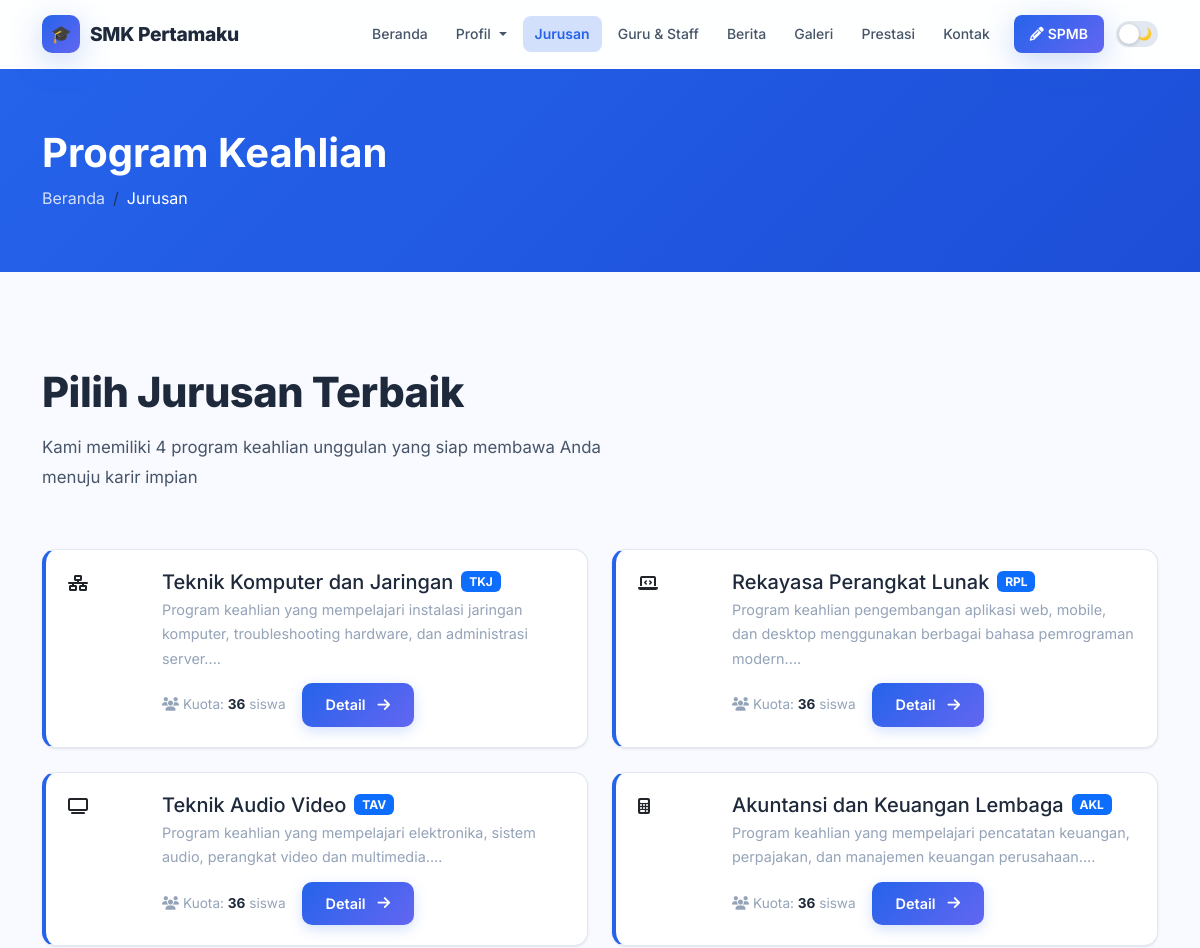
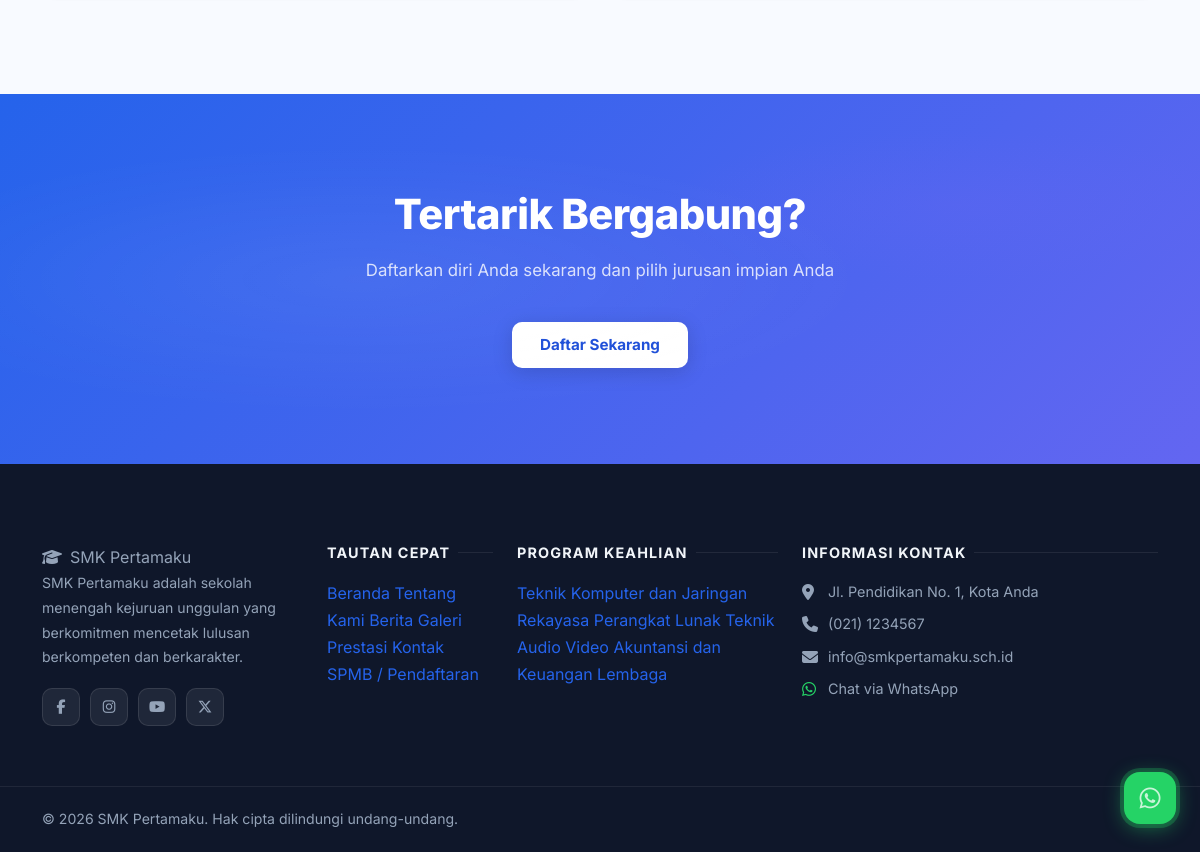
Screenshot of /jurusan with the database file from the repository (2 pictures, top to bottom).
### tables this page shows
CREATE TABLE IF NOT EXISTS `programs` (
  `id` INT AUTO_INCREMENT PRIMARY KEY,
  `name` VARCHAR(200) NOT NULL,
  `code` VARCHAR(20) DEFAULT NULL,
  `description` LONGTEXT,
  `image` VARCHAR(255) DEFAULT NULL,
  `icon` VARCHAR(100) DEFAULT 'fas fa-laptop-code',
  `quota` INT DEFAULT 36,
  `is_active` TINYINT(1) DEFAULT 1,
  `sort_order` INT DEFAULT 0,
  `created_at` TIMESTAMP DEFAULT CURRENT_TIMESTAMP
);

CREATE TABLE IF NOT EXISTS `social_media` (
  `id` INT AUTO_INCREMENT PRIMARY KEY,
  `platform` VARCHAR(50) NOT NULL,
  `url` VARCHAR(255) NOT NULL,
  `icon` VARCHAR(100) DEFAULT NULL,
  `is_active` TINYINT(1) DEFAULT 1
);

### app/controllers/PublicController.php (called while the page is built, shortened)
<?php
class PublicController {
    public function programs() {
        $db = getDB();
        $res = $db->query("SELECT * FROM programs WHERE is_active=1 ORDER BY sort_order ASC");
        $programs = $res ? $res->fetch_all(MYSQLI_ASSOC) : [];
        require_once __DIR__ . '/../../views/public/programs.php';
    }
}

### index.php (called while the page is built, shortened)
<?php
require_once __DIR__ . '/routes/web.php';

### app/helpers.php (called while the page is built, shortened)
<?php
function getSettings() {
    $db = getDB();
    $res = $db->query("SELECT `key`, value FROM settings");
    $data = [];
    while ($row = $res->fetch_assoc()) {
        $data[$row['key']] = $row['value'];
    }
    return $data;
}

### views/public/programs.php (the view, shortened to what this page needs)
<?php
require_once __DIR__ . '/../layouts/header.php';
?>
<div style="background:linear-gradient(135deg,var(--primary),var(--primary-dark));padding:60px 0;color:#fff;">
    <div class="container">
        <h1 class="fw-bold mb-2">Program Keahlian</h1>
        <nav aria-label="breadcrumb">
            <ol class="breadcrumb mb-0"><li class="breadcrumb-item"><a href="<?= APP_URL ?>/" style="color:rgba(255,255,255,0.8);">Beranda</a></li><li class="breadcrumb-item active text-white">Jurusan</li></ol>
        </nav>
    </div>
</div>
<section class="section">
    <div class="container">
        <div class="section-heading">
            <h2>Pilih Jurusan Terbaik</h2>
            <p>Kami memiliki <?= count($programs) ?> program keahlian unggulan yang siap membawa Anda menuju karir impian</p>
        </div>
        <div class="row g-4">
            <?php foreach ($programs as $prog): ?>
            <div class="col-lg-6">
                <div class="card h-100" style="border-left:4px solid var(--primary);">
                    <div class="card-body d-flex gap-4">
                        <div class="program-icon flex-shrink-0" style="width:70px;height:70px;">
                            <i class="<?= htmlspecialchars($prog['icon'] ?? 'fas fa-book') ?>"></i>
                        </div>
                        <div>
                            <div class="d-flex align-items-center gap-2 mb-1">
                                <h5 class="mb-0" style="color:var(--text);"><?= htmlspecialchars($prog['name']) ?></h5>
                                <?php if (!empty($prog['code'])): ?>
                                    <span class="badge bg-primary"><?= htmlspecialchars($prog['code']) ?></span>
                                <?php endif; ?>
                            </div>
                            <p style="color:var(--text-muted);font-size:0.9rem;margin-bottom:12px;"><?= htmlspecialchars(substr($prog['description'] ?? '', 0, 180)) ?>...</p>
                            <div class="d-flex align-items-center gap-3">
                                <span style="color:var(--text-muted);font-size:0.85rem;"><i class="fas fa-users me-1"></i>Kuota: <strong style="color:var(--text);"><?= $prog['quota'] ?></strong> siswa</span>
                                <a href="<?= APP_URL ?>/jurusan/<?= $prog['id'] ?>" class="btn btn-sm btn-primary">Detail <i class="fas fa-arrow-right ms-1"></i></a>
                            </div>
                        </div>
                    </div>
                </div>
            </div>
            <?php endforeach; ?>
        </div>
    </div>
</section>
<div class="cta-section">
    <div class="container text-center">
        <h2>Tertarik Bergabung?</h2>
        <p>Daftarkan diri Anda sekarang dan pilih jurusan impian Anda</p>
        <a href="<?= APP_URL ?>/spmb/daftar" class="btn btn-white btn-lg">Daftar Sekarang</a>
    </div>
</div>
<?php require_once __DIR__ . '/../layouts/footer.php'; ?>

### routes/web.php (shortened to what this page needs)
<?php
require_once __DIR__ . '/../app/controllers/PublicController.php';
$uri = parse_url($_SERVER['REQUEST_URI'], PHP_URL_PATH);
$uri = rawurldecode($uri);
$uri = str_replace('\\', '/', $uri);
$base = rtrim(APP_BASE, '/');
if ($base !== '' && strpos($uri, $base) === 0) {
    $uri = substr($uri, strlen($base));
}
$uri = '/' . trim($uri, '/');
$public = new PublicController();
if ($uri === '/jurusan') { $public->programs(); return; }

### views/layouts/header.php (shortened to what this page needs)
<?php
$settings    = getSettings();
$schoolName  = $settings['school_name']   ?? 'SMK Pertamaku';
$logo        = !empty($settings['school_logo'])    ? UPLOAD_URL . $settings['school_logo']    : '';
$uri         = parse_url($_SERVER['REQUEST_URI'], PHP_URL_PATH);
$appBase     = defined('APP_BASE') ? APP_BASE : '/webpertamaku';
function isActive(string $path, string $uri, string $base): string {
    $clean = str_replace($base, '', $uri);
    $clean = '/' . ltrim($clean, '/') ?: '/';
    if ($path !== '/' && strpos($clean, $path) === 0) return 'active';
    return '';
}
?>
<!DOCTYPE html>
<html lang="id" data-theme="light">
<head>
  <link rel="stylesheet" href="https://cdn.jsdelivr.net/npm/bootstrap@5.3.2/dist/css/bootstrap.min.css">
  <link rel="stylesheet" href="https://cdnjs.cloudflare.com/ajax/libs/font-awesome/6.5.0/css/all.min.css">
  <link rel="stylesheet" href="<?= APP_URL ?>/assets/css/style.css">
</head>
<body>
<nav class="navbar navbar-expand-lg sticky-top" id="mainNav">
  <div class="container">
    <a class="navbar-brand" href="<?= APP_URL ?>/">
      <?php if ($logo): ?>
        <img src="<?= htmlspecialchars($logo) ?>" alt="<?= htmlspecialchars($schoolName) ?>">
        <span style="font-size:1rem;font-weight:800;color:var(--text);"><?= htmlspecialchars($schoolName) ?></span>
      <?php else: ?>
        <div class="brand-icon">🎓</div>
        <span><?= htmlspecialchars($schoolName) ?></span>
      <?php endif; ?>
    </a>
    <div class="collapse navbar-collapse" id="navbarMain">
      <ul class="navbar-nav ms-auto align-items-lg-center gap-lg-1">
        <li class="nav-item">
          <a class="nav-link <?= isActive('/', $uri, $appBase) ?>" href="<?= APP_URL ?>/">Beranda</a>
        </li>
        <li class="nav-item dropdown">
          <a class="nav-link dropdown-toggle <?= isActive('/profil', $uri, $appBase) ?>" href="#" data-bs-toggle="dropdown" role="button">
            Profil
          </a>
        </li>
        <li class="nav-item">
          <a class="nav-link <?= isActive('/jurusan', $uri, $appBase) ?>" href="<?= APP_URL ?>/jurusan">Jurusan</a>
        </li>
        <li class="nav-item">
          <a class="nav-link <?= isActive('/guru-staff', $uri, $appBase) ?>" href="<?= APP_URL ?>/guru-staff">Guru &amp; Staff</a>
        </li>
        <li class="nav-item">
          <a class="nav-link <?= isActive('/berita', $uri, $appBase) ?>" href="<?= APP_URL ?>/berita">Berita</a>
        </li>
        <li class="nav-item">
          <a class="nav-link <?= isActive('/galeri', $uri, $appBase) ?>" href="<?= APP_URL ?>/galeri">Galeri</a>
        </li>
        <li class="nav-item">
          <a class="nav-link <?= isActive('/prestasi', $uri, $appBase) ?>" href="<?= APP_URL ?>/prestasi">Prestasi</a>
        </li>
        <li class="nav-item">
          <a class="nav-link <?= isActive('/kontak', $uri, $appBase) ?>" href="<?= APP_URL ?>/kontak">Kontak</a>
        </li>
        <li class="nav-item nav-spmb ms-lg-2">
          <a class="nav-link" href="<?= APP_URL ?>/spmb">
            <i class="fas fa-pencil-alt me-1"></i>SPMB
          </a>
        </li>
        <li class="nav-item ms-lg-2 d-flex align-items-center">
          <button id="themeToggle" title="Ganti Tema" aria-label="Toggle dark/light mode">
            <span class="theme-icon theme-icon-moon">🌙</span>
          </button>
        </li>
      </ul>
    </div>
  </div>
</nav>
<main>

### views/layouts/footer.php (shortened to what this page needs)
<?php
$settings = getSettings();
$schoolName = $settings['school_name'] ?? 'SMK Pertamaku';
$footerAbout = $settings['footer_about'] ?? '';
$address = $settings['school_address'] ?? '';
$phone = $settings['school_phone'] ?? '';
$email = $settings['school_email'] ?? '';
$whatsapp = $settings['whatsapp_number'] ?? '';
$footerCopyright = $settings['footer_copyright'] ?? 'Hak cipta dilindungi undang-undang.';
$currentYear = date('Y');
$db = getDB();
$progRes = $db->query("SELECT id, name FROM programs WHERE is_active=1 ORDER BY sort_order LIMIT 6");
$footerPrograms = $progRes ? $progRes->fetch_all(MYSQLI_ASSOC) : [];
$smRes = $db->query("SELECT * FROM social_media WHERE is_active=1");
$socialMedia = $smRes ? $smRes->fetch_all(MYSQLI_ASSOC) : [];
?>
</main>
<footer class="site-footer">
    <div class="container">
        <div class="row g-4">
            <div class="col-lg-3 col-md-6">
                <span class="footer-brand"><i class="fas fa-graduation-cap me-2"></i><?= htmlspecialchars($schoolName) ?></span>
                <p><?= htmlspecialchars($footerAbout) ?></p>
                <?php if ($socialMedia): ?>
                <div class="social-links">
                    <?php foreach ($socialMedia as $sm): ?>
                        <a href="<?= htmlspecialchars($sm['url']) ?>" target="_blank" rel="noopener" class="social-link" title="<?= htmlspecialchars($sm['platform']) ?>">
                            <i class="<?= htmlspecialchars($sm['icon'] ?? 'fas fa-link') ?>"></i>
                        </a>
                    <?php endforeach; ?>
                </div>
                <?php endif; ?>
            </div>
            <div class="col-lg-2 col-md-6">
                <h5>Tautan Cepat</h5>
                <a href="<?= APP_URL ?>/">Beranda</a>
                <a href="<?= APP_URL ?>/profil">Tentang Kami</a>
                <a href="<?= APP_URL ?>/berita">Berita</a>
                <a href="<?= APP_URL ?>/galeri">Galeri</a>
                <a href="<?= APP_URL ?>/prestasi">Prestasi</a>
                <a href="<?= APP_URL ?>/kontak">Kontak</a>
                <a href="<?= APP_URL ?>/spmb">SPMB / Pendaftaran</a>
            </div>
            <div class="col-lg-3 col-md-6">
                <h5>Program Keahlian</h5>
                <?php foreach ($footerPrograms as $prog): ?>
                    <a href="<?= APP_URL ?>/jurusan/<?= $prog['id'] ?>"><?= htmlspecialchars($prog['name']) ?></a>
                <?php endforeach; ?>
            </div>
            <div class="col-lg-4 col-md-6">
                <h5>Informasi Kontak</h5>
                <?php if ($address): ?>
                <div class="d-flex gap-2 mb-2">
                    <i class="fas fa-map-marker-alt mt-1" style="color:#94a3b8;width:18px;"></i>
                    <span style="color:var(--footer-text);font-size:0.9rem;"><?= htmlspecialchars($address) ?></span>
                </div>
                <?php endif; ?>
                <?php if ($phone): ?>
                <div class="d-flex gap-2 mb-2">
                    <i class="fas fa-phone mt-1" style="color:#94a3b8;width:18px;"></i>
                    <a href="tel:<?= preg_replace('/[^0-9+]/', '', $phone) ?>" style="color:var(--footer-text);font-size:0.9rem;"><?= htmlspecialchars($phone) ?></a>
                </div>
                <?php endif; ?>
                <?php if ($email): ?>
                <div class="d-flex gap-2 mb-2">
                    <i class="fas fa-envelope mt-1" style="color:#94a3b8;width:18px;"></i>
                    <a href="mailto:<?= htmlspecialchars($email) ?>" style="color:var(--footer-text);font-size:0.9rem;"><?= htmlspecialchars($email) ?></a>
                </div>
                <?php endif; ?>
                <?php if ($whatsapp): ?>
                <div class="d-flex gap-2 mb-2">
                    <i class="fab fa-whatsapp mt-1" style="color:#25d366;width:18px;"></i>
                    <a href="https://wa.me/<?= preg_replace('/[^0-9]/', '', $whatsapp) ?>" target="_blank" style="color:var(--footer-text);font-size:0.9rem;">Chat via WhatsApp</a>
                </div>
                <?php endif; ?>
            </div>
        </div>
    </div>
    <div class="footer-bottom">
        <div class="container">
            <p class="mb-0">
                &copy; <?= $currentYear ?> <?= htmlspecialchars($schoolName) ?>. <?= htmlspecialchars($footerCopyright) ?>
            </p>
        </div>
    </div>
</footer>
<?php if ($whatsapp): ?>
<a href="https://wa.me/<?= preg_replace('/[^0-9]/', '', $whatsapp) ?>?text=Halo+<?= urlencode($schoolName) ?>%2C+saya+ingin+bertanya..."
   class="whatsapp-float" target="_blank" rel="noopener" title="Chat WhatsApp">
    <i class="fab fa-whatsapp"></i>
</a>
<?php endif; ?>
</body>
</html>

### views/layouts/header.php (style rules this page uses)
body { font-family:'Inter',system-ui,sans-serif; }

### rows the page displays
programs: name "Teknik Komputer dan Jaringan", code "TKJ", description "Program keahlian yang mempelajari instalasi jaringan komputer, troubleshooting hardware, dan administrasi server.", quota "36"
programs: name "Rekayasa Perangkat Lunak", code "RPL", description "Program keahlian pengembangan aplikasi web, mobile, dan desktop menggunakan berbagai bahasa pemrograman modern.", quota "36"
programs: name "Teknik Audio Video", code "TAV", description "Program keahlian yang mempelajari elektronika, sistem audio, perangkat video dan multimedia.", quota "36"
programs: name "Akuntansi dan Keuangan Lembaga", code "AKL", description "Program keahlian yang mempelajari pencatatan keuangan, perpajakan, dan manajemen keuangan perusahaan.", quota "36"

### other values shown
$schoolName "SMK Pertamaku"
count($programs) "4"
$footerAbout "SMK Pertamaku adalah sekolah menengah kejuruan unggulan yang berkomitmen mencetak lulusan berkompeten dan berkarakter."
$address "Jl. Pendidikan No. 1, Kota Anda"
$phone "(021) 1234567"
$email "info@smkpertamaku.sch.id"
$footerCopyright "Hak cipta dilindungi undang-undang."
